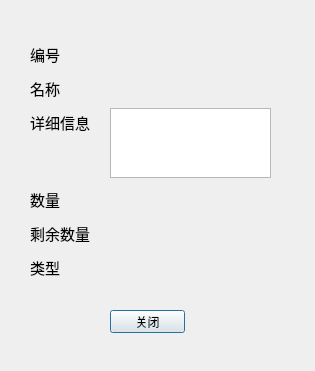
<?xml version="1.0" encoding="UTF-8"?>
<ui version="4.0">
 <class>PropertyToolDetail</class>
 <widget class="QDialog" name="PropertyToolDetail">
  <property name="geometry">
   <rect>
    <x>0</x>
    <y>0</y>
    <width>315</width>
    <height>371</height>
   </rect>
  </property>
  <property name="windowTitle">
   <string>详细信息</string>
  </property>
  <widget class="QWidget" name="layoutWidget">
   <property name="geometry">
    <rect>
     <x>30</x>
     <y>40</y>
     <width>62</width>
     <height>241</height>
    </rect>
   </property>
   <layout class="QVBoxLayout" name="verticalLayout">
    <item>
     <widget class="QLabel" name="label_4">
      <property name="font">
       <font>
        <pointsize>11</pointsize>
       </font>
      </property>
      <property name="text">
       <string>编号</string>
      </property>
     </widget>
    </item>
    <item>
     <widget class="QLabel" name="label">
      <property name="font">
       <font>
        <pointsize>11</pointsize>
       </font>
      </property>
      <property name="text">
       <string>名称</string>
      </property>
     </widget>
    </item>
    <item>
     <widget class="QLabel" name="label_2">
      <property name="font">
       <font>
        <pointsize>11</pointsize>
       </font>
      </property>
      <property name="text">
       <string>详细信息</string>
      </property>
     </widget>
    </item>
    <item>
     <spacer name="verticalSpacer">
      <property name="orientation">
       <enum>Qt::Vertical</enum>
      </property>
      <property name="sizeType">
       <enum>QSizePolicy::Fixed</enum>
      </property>
      <property name="sizeHint" stdset="0">
       <size>
        <width>40</width>
        <height>43</height>
       </size>
      </property>
     </spacer>
    </item>
    <item>
     <widget class="QLabel" name="label_5">
      <property name="font">
       <font>
        <pointsize>11</pointsize>
       </font>
      </property>
      <property name="text">
       <string>数量</string>
      </property>
     </widget>
    </item>
    <item>
     <widget class="QLabel" name="label_7">
      <property name="font">
       <font>
        <pointsize>11</pointsize>
       </font>
      </property>
      <property name="text">
       <string>剩余数量</string>
      </property>
     </widget>
    </item>
    <item>
     <widget class="QLabel" name="label_6">
      <property name="font">
       <font>
        <pointsize>11</pointsize>
       </font>
      </property>
      <property name="text">
       <string>类型</string>
      </property>
     </widget>
    </item>
   </layout>
  </widget>
  <widget class="QPushButton" name="pushButton">
   <property name="geometry">
    <rect>
     <x>110</x>
     <y>310</y>
     <width>75</width>
     <height>23</height>
    </rect>
   </property>
   <property name="text">
    <string>关闭</string>
   </property>
  </widget>
  <widget class="QWidget" name="">
   <property name="geometry">
    <rect>
     <x>110</x>
     <y>40</y>
     <width>161</width>
     <height>241</height>
    </rect>
   </property>
   <layout class="QVBoxLayout" name="verticalLayout_2" stretch="2,2,1,2,2,2">
    <item>
     <widget class="QLabel" name="labelID">
      <property name="font">
       <font>
        <pointsize>11</pointsize>
       </font>
      </property>
      <property name="text">
       <string/>
      </property>
     </widget>
    </item>
    <item>
     <widget class="QLabel" name="labelName">
      <property name="font">
       <font>
        <pointsize>11</pointsize>
       </font>
      </property>
      <property name="text">
       <string/>
      </property>
     </widget>
    </item>
    <item>
     <widget class="QTextBrowser" name="textBrowserDiscribe"/>
    </item>
    <item>
     <widget class="QLabel" name="labelNumber">
      <property name="font">
       <font>
        <pointsize>11</pointsize>
       </font>
      </property>
      <property name="text">
       <string/>
      </property>
     </widget>
    </item>
    <item>
     <widget class="QLabel" name="labelNumberLeft">
      <property name="font">
       <font>
        <pointsize>11</pointsize>
       </font>
      </property>
      <property name="text">
       <string/>
      </property>
     </widget>
    </item>
    <item>
     <widget class="QLabel" name="labelType">
      <property name="font">
       <font>
        <pointsize>11</pointsize>
       </font>
      </property>
      <property name="text">
       <string/>
      </property>
     </widget>
    </item>
   </layout>
  </widget>
 </widget>
 <resources/>
 <connections>
  <connection>
   <sender>pushButton</sender>
   <signal>clicked()</signal>
   <receiver>PropertyToolDetail</receiver>
   <slot>accept()</slot>
   <hints>
    <hint type="sourcelabel">
     <x>147</x>
     <y>321</y>
    </hint>
    <hint type="destinationlabel">
     <x>157</x>
     <y>185</y>
    </hint>
   </hints>
  </connection>
 </connections>
</ui>
